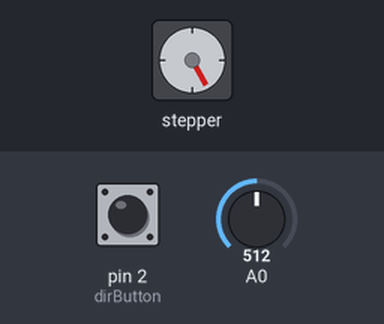
A sketch run on a simulated Arduino Uno, built with avr-gcc and run on an emulated ATmega328P. On the bench: stepper motor. Wiring (inferred from the names in the program): stepper motor driver (200 steps per turn assumed): step pin 3; direction pin 4. The test bench sets the inputs (shaded band); at power-on: A0 = 512, pin 2 (dirButton) HIGH.

Above: at 1.2 s.
1.3 s: A0 set to 716
At 1.67 s:
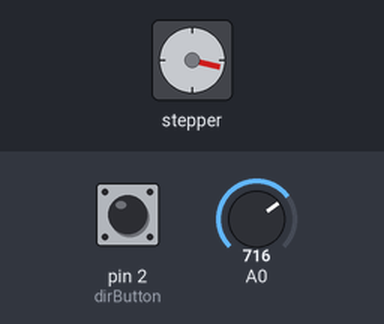
4.3 s: pin 2 (dirButton) pulled LOW for 0.15 s
At 4.7 s:
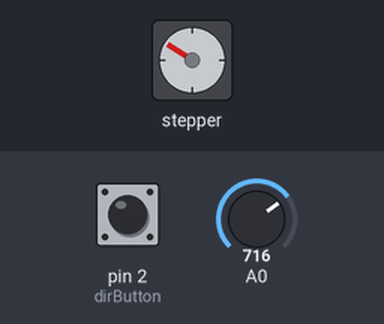
7.4 s: pin 2 (dirButton) pulled LOW for 1 s
At 7.73 s:
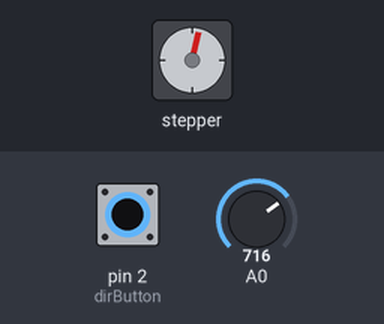
11.4 s: pin 2 (dirButton) pulsed LOW 2 times (0.12 s each, 0.3 s apart)
Timing chart, 0 to 16.0 s (numbered marks = the images above; inputs shaded):
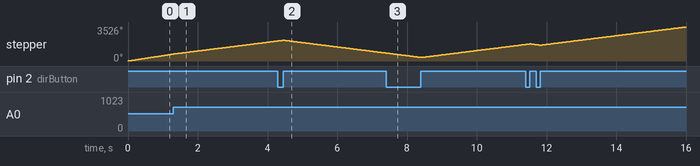

The sketch:

version_3.ino
```cpp
const int stepPin = 3;
const int dirPin = 4;
int dirButton = 2; //按钮
int state = HIGH;
int reading;
int previous = LOW;
int stepDelay=1000;
int customDelay,customDelayMapped;


long time = 0;
long debounce = 200;

void setup() {
  pinMode(stepPin,OUTPUT);
  pinMode(dirPin,OUTPUT);
  digitalWrite(dirPin,HIGH);
pinMode(dirButton, INPUT_PULLUP);
}

void loop() {
  reading = digitalRead(dirButton);
  customDelayMapped = speedUp();
  digitalWrite(stepPin, HIGH);
  delayMicroseconds(customDelayMapped);
  digitalWrite(stepPin, LOW);
  delayMicroseconds(customDelayMapped);

   if (reading == HIGH && previous == LOW && millis() - time > debounce) {
    if (state == HIGH)
      state = LOW;
    else
      state = HIGH;

    time = millis();
  }

  digitalWrite(dirPin, state);

  previous = reading;

digitalWrite(stepPin, HIGH);
delayMicroseconds(stepDelay);
digitalWrite(stepPin, LOW);
delayMicroseconds(stepDelay);
}

int speedUp() {
  int customDelay = analogRead(A0);
  // 读取电位器
  int newCustom = map(customDelay, 0, 1023, 300,4000);
  // 将电位计的读取值从 0 到 1023 转换为所需的延迟值（300 到 4000）
  return newCustom;
}
```
